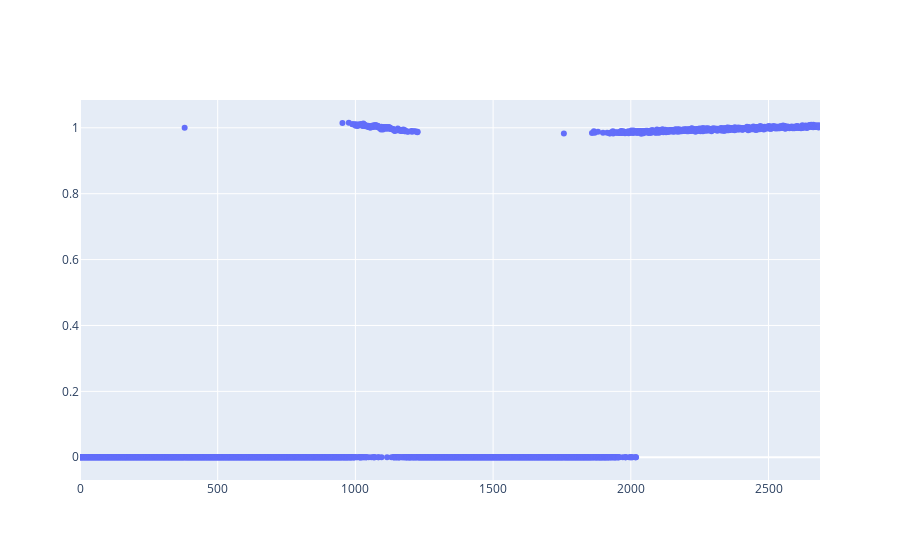

This figure's notebook cell:
### Code cell
import plotly.graph_objects as go

ratios = [frame.get_peak_ratio_sum(prominence=25) for frame in analyzer.frames]

fig = go.Figure()
fig.add_trace(go.Scatter(y=ratios, mode="markers"))
fig.update_layout(
    xaxis=dict(range=[0, len(ratios)]),
)

### Figure 1 — Plotly figure (JSON) as saved in the notebook; plotly's stock layout.template omitted (floating-point values rounded to 4 significant figures; data arrays with more than 128 entries replaced by an {"elided": "..."} marker saying what was removed)
{"data": [{"mode": "markers", "type": "scatter", "y": {"elided": "2687 float values"}}], "layout": {"xaxis": {"range": [0, 2687]}}}
